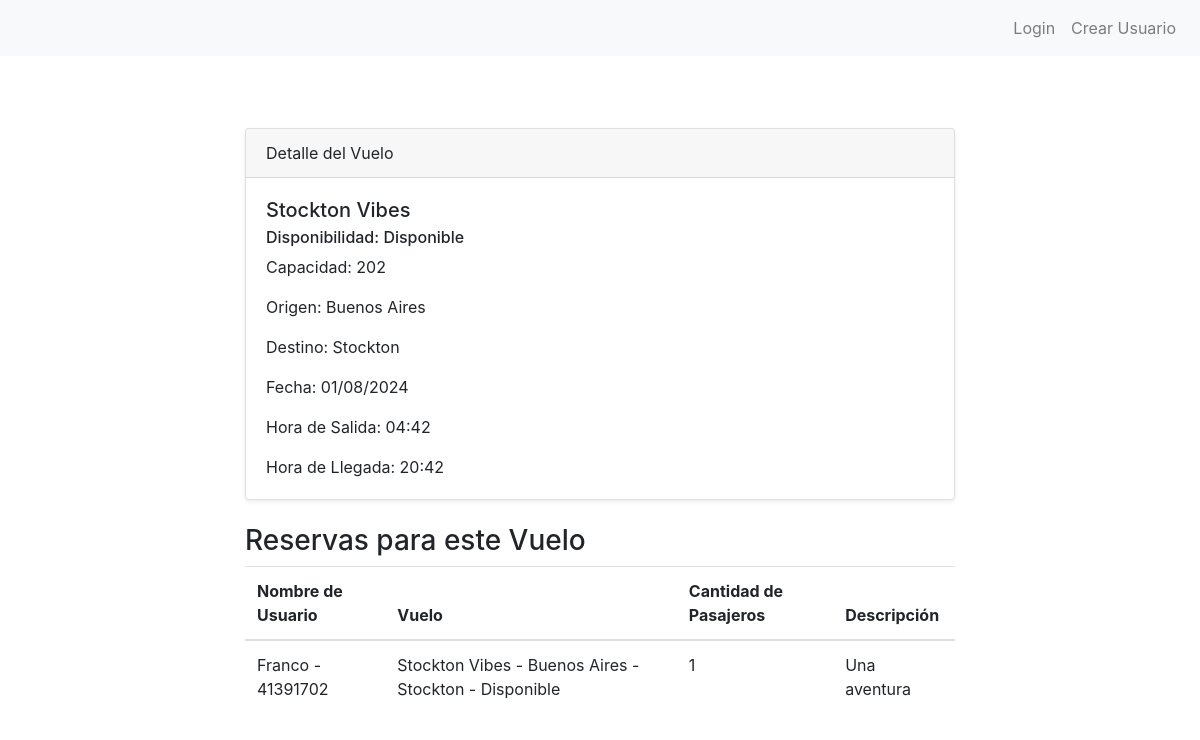
/bookings/vuelo/detail/1, run on the app's committed database.
### bookings/models.py (models this page shows, shortened)
class Vuelo(models.Model):
    nombre = models.CharField(max_length=100)
    disponible = models.BooleanField(default=True)
    capacidad = models.IntegerField()
    origen = models.CharField(max_length=100)
    destino = models.CharField(max_length=100)
    fecha = models.DateField(default=timezone.now)
    hora_salida = models.TimeField(default=timezone.now)
    hora_llegada = models.TimeField(default=timezone.now)
    def __str__(self):
        return f"{self.nombre} - {self.origen} - {self.destino} - {'Disponible' if self.disponible else 'No Disponible'}"

class Reserva(models.Model):
    nombre_de_usuario = models.ForeignKey(Usuario, on_delete=models.CASCADE, related_name='usuarios')
    vuelo = models.ForeignKey(Vuelo, on_delete=models.CASCADE, related_name='vuelos')
    cantidad_de_pasajeros = models.IntegerField()
    descripcion = models.TextField(blank=True, null=True)

class Usuario(models.Model):
    nombre = models.CharField(max_length=100)
    edad = models.IntegerField()
    nacionalidad = models.CharField(max_length=100)
    dni = models.CharField(max_length=8)
    def __str__(self):
        return f"{self.nombre} - {self.dni}"

### bookings/views.py (the view)
# urls.py: path("vuelo/detail/<vuelo_id>", detail_vuelo_view, name="vuelo-detail"),
def detail_vuelo_view(request, vuelo_id):
    vuelo = Vuelo.objects.get(id=vuelo_id)
    contexto_dict = {"vuelo": vuelo}
    return render(request, "bookings/detail-vuelo.html", contexto_dict)

### bookings/templates/bookings/detail-vuelo.html (shortened to what this page needs)
{% extends 'bookings/base.html' %}
{% block content %}
<section class="py-5">
    <div class="container">
        <div class="row">
            <div class="col-lg-8 mx-auto">
                <div class="card shadow-sm">
                    <div class="card-header">
                        Detalle del Vuelo
                    </div>
                    <div class="card-body">
                        <h5 class="card-title">{{ vuelo.nombre }}</h5>
                        {% if vuelo.disponible %}
                        <h6 class="card-subtitle mb-2">Disponibilidad: Disponible</h6>
                        {% else %}
                        <h6 class="card-subtitle mb-2">Disponibilidad: No Disponible</h6>
                        {% endif %}
                        <p class="card-text">Capacidad: {{ vuelo.capacidad }}</p>
                        <p class="card-text">Origen: {{ vuelo.origen }}</p>
                        <p class="card-text">Destino: {{ vuelo.destino }}</p>
                        <p class="card-text">Fecha: {{ vuelo.fecha | date:"d/m/Y"}}</p>
                        <p class="card-text">Hora de Salida: {{ vuelo.hora_salida | date:"H:i" }}</p>
                        <p class="card-text">Hora de Llegada: {{ vuelo.hora_llegada | date:"H:i"}}</p>
                    </div>
                </div>
                <div class="mt-4">
                    <h3>Reservas para este Vuelo</h3>
                    <table class="table">
                        <thead>
                            <tr>
                                <th scope="col">Nombre de Usuario</th>
                                <th scope="col">Vuelo</th>
                                <th scope="col">Cantidad de Pasajeros</th>
                                <th scope="col">Descripción</th>
                            </tr>
                        </thead>
                        <tbody>
                            {% for reserva in vuelo.vuelos.all %}
                            <tr>
                                <td>{{ reserva.nombre_de_usuario }}</td>
                                <td>{{ reserva.vuelo  }}</td>
                                <td>{{ reserva.cantidad_de_pasajeros  }}</td>
                                <td>{{ reserva.descripcion | default:"No proporcionado" }}</td>
                            </tr>
                            {% empty %}
                            <tr>
                                <td colspan="5">No hay reservas para este vuelo.</td>
                            </tr>
                            {% endfor %}
                        </tbody>
                    </table>
                </div>
            </div>
        </div>
    </div>
</section>
{% endblock %}

### data on the page
Vuelo: nombre "Stockton Vibes", capacidad "202", origen "Buenos Aires", destino "Stockton", fecha "01/08/2024", hora_salida "04:42", hora_llegada "20:42"
Reserva: nombre_de_usuario "Franco - 41391702", vuelo "Stockton Vibes - Buenos Aires - Stockton - Disponible", cantidad_de_pasajeros "1", descripcion "Una aventura"
